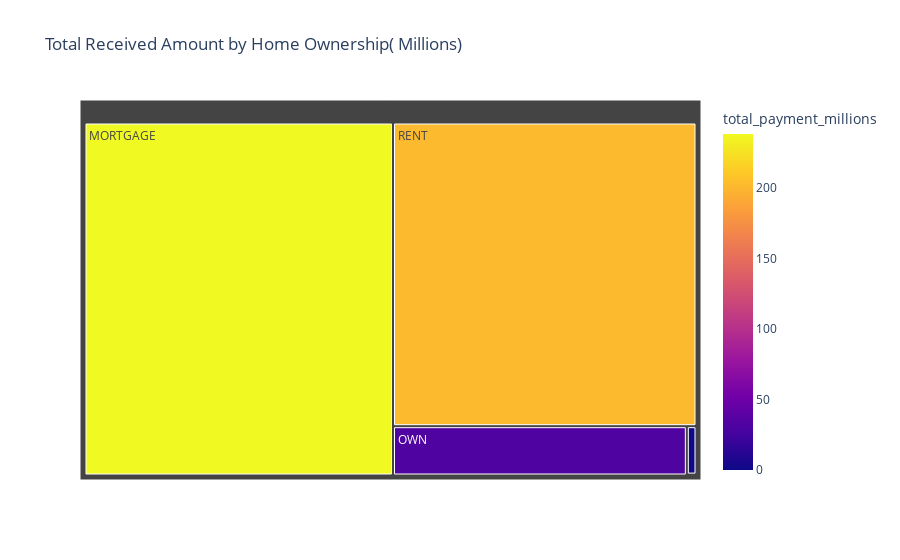

Notebook code for this chart:
### Markdown cell above
### HOME OWNERSHIP BY TOTAL RECEIVED FUNDS

### Code cell
Home_Fundings_Received = df.groupby('home_ownership')['total_payment'].sum().reset_index()
Home_Fundings_Received['total_payment_millions'] = Home_Fundings_Received['total_payment']/1000000

fig = px.treemap(                     #  plotly.express for treemap
    Home_Fundings_Received,
    path = ['home_ownership'],
    values = 'total_payment_millions',
    color = 'total_payment_millions',
    title = 'Total Received Amount by Home Ownership( Millions)'
)

fig.show()

### Figure 1 — Plotly figure (JSON) as saved in the notebook; plotly's stock layout.template omitted (floating-point values rounded to 4 significant figures)
{"data": [{"branchvalues": "total", "customdata": [[238.5], [0.01905], [1.025], [31.73], [201.8]], "domain": {"x": [0, 1], "y": [0, 1]}, "hovertemplate": "labels=%{label}<br>total_payment_millions_sum=%{value}<br>parent=%{parent}<br>id=%{id}<br>total_payment_millions=%{color}<extra></extra>", "ids": ["MORTGAGE", "NONE", "OTHER", "OWN", "RENT"], "labels": ["MORTGAGE", "NONE", "OTHER", "OWN", "RENT"], "marker": {"coloraxis": "coloraxis", "colors": [238.5, 0.01905, 1.025, 31.73, 201.8]}, "name": "", "parents": ["", "", "", "", ""], "type": "treemap", "values": [238.5, 0.01905, 1.025, 31.73, 201.8]}], "layout": {"coloraxis": {"colorbar": {"title": {"text": "total_payment_millions"}}, "colorscale": [[0, "#0d0887"], [0.1111, "#46039f"], [0.2222, "#7201a8"], [0.3333, "#9c179e"], [0.4444, "#bd3786"], [0.5556, "#d8576b"], [0.6667, "#ed7953"], [0.7778, "#fb9f3a"], [0.8889, "#fdca26"], [1, "#f0f921"]]}, "legend": {"tracegroupgap": 0}, "title": {"text": "Total Received Amount by Home Ownership( Millions)"}}}
